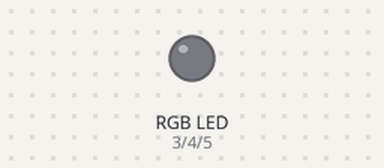
The sketch below on a simulated Arduino Uno, built with avr-gcc and run on an emulated ATmega328P. Parts: an RGB LED mixed from three pins (HIGH = lit). Pins used as bus, display or sensor lines are not drawn; what the sketch prints to the serial monitor is not drawn.

Above: at 0.5 s.
At 1.2 s:
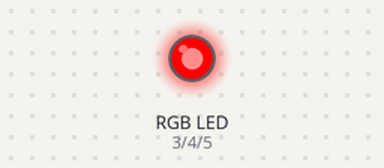
At 2.2 s:
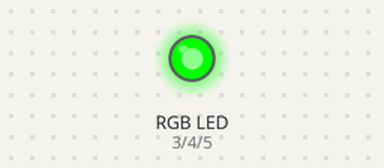
At 3.2 s:
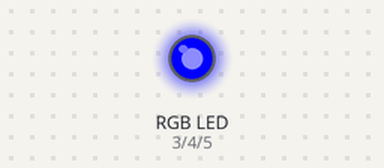
Timing chart, 0 to 5.2 s (numbered marks = the images above):
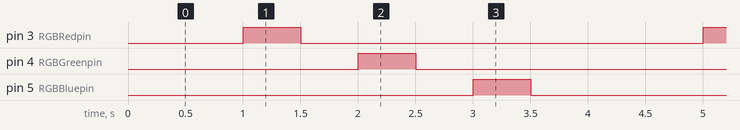

The sketch:

LED_RGB.ino
```cpp
int Powerpin = 19; //內建電源指示燈
int RGBRedpin = 3; //內建RGB紅色LED燈
int RGBGreenpin = 4; //內建RGB綠色LED燈
int RGBBluepin = 5; //內建RGB藍色LED燈
void setup() {
  Serial.begin(115200);
  pinMode(Powerpin, OUTPUT);
  pinMode(RGBRedpin, OUTPUT);
  pinMode(RGBGreenpin, OUTPUT);
  pinMode(RGBBluepin, OUTPUT);
}

void loop() {
  Serial.println("HelloWorld");
  Serial.println("Bryan GO...!");
  Serial.println("Bryan GO...TOYOTA!");
  Serial.println("Bryan GO...Nissan!");
  digitalWrite(Powerpin, HIGH);
  delay(500);
  digitalWrite(Powerpin, LOW);
  delay(500);
  digitalWrite(RGBRedpin, HIGH);
  delay(500);
  digitalWrite(RGBRedpin, LOW);
  delay(500);
  digitalWrite(RGBGreenpin, HIGH);
  delay(500);
  digitalWrite(RGBGreenpin, LOW);
  delay(500);
  digitalWrite(RGBBluepin, HIGH);
  delay(500);
  digitalWrite(RGBBluepin, LOW);
  delay(500);
}
```

Measured:
- by itself, pin 3 (RGBRedpin), pin 4 (RGBGreenpin), pin 5 (RGBBluepin): alternates HIGH for 0.50 s and LOW for 3.5 s
- by itself, everything shown: repeats every 4.0 s, in 6 steps
